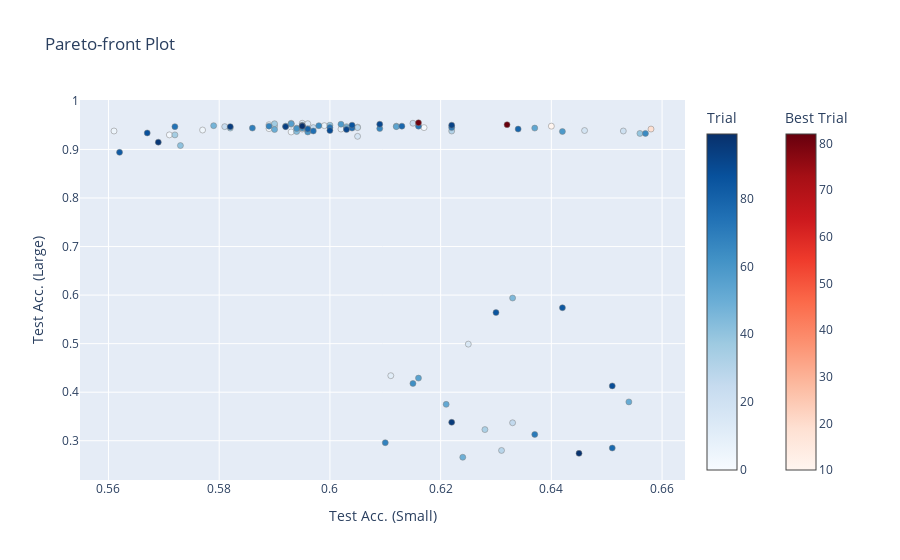

Notebook code cell kept with this figure:
### Code cell
fig = optuna.visualization.plot_pareto_front(
    study, target_names=["Test Acc. (Small)", "Test Acc. (Large)"]
)
fig.show()

### Figure 1 — Plotly figure (JSON) as saved in the notebook; plotly's stock layout.template omitted (floating-point values rounded to 4 significant figures)
{"data": [{"hovertemplate": "%{text}<extra>Trial</extra>", "marker": {"color": [0, 1, 2, 3, 4, 5, 6, 7, 8, 9, 11, 12, 13, 14, 15, 16, 17, 18, 20, 21, 22, 23, 24, 25, 26, 27, 28, 29, 30, 31, 32, 33, 34, 35, 36, 37, 38, 39, 40, 41, 42, 43, 44, 45, 46, 47, 48, 49, 50, 51, 52, 53, 54, 55, 56, 57, 58, 59, 60, 61, 62, 63, 64, 65, 66, 67, 68, 69, 70, 71, 72, 73, 74, 75, 76, 77, 78, 79, 80, 83, 84, 85, 86, 87, 88, 89, 90, 91, 92, 93, 94, 95, 96, 97, 98, 99], "colorbar": {"title": {"text": "Trial"}}, "colorscale": [[0, "rgb(247,251,255)"], [0.125, "rgb(222,235,247)"], [0.25, "rgb(198,219,239)"], [0.375, "rgb(158,202,225)"], [0.5, "rgb(107,174,214)"], [0.625, "rgb(66,146,198)"], [0.75, "rgb(33,113,181)"], [0.875, "rgb(8,81,156)"], [1, "rgb(8,48,107)"]], "line": {"color": "Grey", "width": 0.5}}, "mode": "markers", "showlegend": false, "text": ["{<br>  \"number\": 0,<br>  \"values\": [<br>    0.589,<br>    0.943<br>  ],<br>  \"params\": {<br>    \"lr\": 0.022152492859810795,<br>    \"max_depth\": 4,<br>    \"max_iter\": 300,<br>    \"min_samples_leaf\": 5<br>  }<br>}", "{<br>  \"number\": 1,<br>  \"values\": [<br>    0.617,<br>    0.945<br>  ],<br>  \"params\": {<br>    \"lr\": 0.5588432346491295,<br>    \"max_depth\": 3,<br>    \"max_iter\": 125,<br>    \"min_samples_leaf\": 5<br>  }<br>}", "{<br>  \"number\": 2,<br>  \"values\": [<br>    0.571,<br>    0.93<br>  ],<br>  \"params\": {<br>    \"lr\": 0.010923514421727223,<br>    \"max_depth\": 5,<br>    \"max_iter\": 225,<br>    \"min_samples_leaf\": 5<br>  }<br>}", "{<br>  \"number\": 3,<br>  \"values\": [<br>    0.593,<br>    0.936<br>  ],<br>  \"params\": {<br>    \"lr\": 0.3183816255672443,<br>    \"max_depth\": 6,<br>    \"max_iter\": 300,<br>    \"min_samples_leaf\": 5<br>  }<br>}", "{<br>  \"number\": 4,<br>  \"values\": [<br>    0.577,<br>    0.94<br>  ],<br>  \"params\": {<br>    \"lr\": 0.3916630520281189,<br>    \"max_depth\": 6,<br>    \"max_iter\": 150,<br>    \"min_samples_leaf\": 5<br>  }<br>}", "{<br>  \"number\": 5,<br>  \"values\": [<br>    0.561,<br>    0.938<br>  ],<br>  \"params\": {<br>    \"lr\": 0.03927857024035932,<br>    \"max_depth\": 4,<br>    \"max_iter\": 100,<br>    \"min_samples_leaf\": 5<br>  }<br>}", "{<br>  \"number\": 6,<br>  \"values\": [<br>    0.589,<br>    0.951<br>  ],<br>  \"params\": {<br>    \"lr\": 0.34499648258524634,<br>    \"max_depth\": 3,<br>    \"max_iter\": 175,<br>    \"min_samples_leaf\": 5<br>  }<br>}", "{<br>  \"number\": 7,<br>  \"values\": [<br>    0.599,<br>    0.949<br>  ],<br>  \"params\": {<br>    \"lr\": 0.04990415124785139,<br>    \"max_depth\": 5,<br>    \"max_iter\": 150,<br>    \"min_samples_leaf\": 5<br>  }<br>}", "{<br>  \"number\": 8,<br>  \"values\": [<br>    0.605,<br>    0.946<br>  ],<br>  \"params\": {<br>    \"lr\": 0.2649914629514397,<br>    \"max_depth\": 4,<br>    \"max_iter\": 225,<br>    \"min_samples_leaf\": 5<br>  }<br>}", "{<br>  \"number\": 9,<br>  \"values\": [<br>    0.602,<br>    0.942<br>  ],<br>  \"params\": {<br>    \"lr\": 0.07457001075515385,<br>    \"max_depth\": null,<br>    \"max_iter\": 300,<br>    \"min_samples_leaf\": 5<br>  }<br>}", "{<br>  \"number\": 11,<br>  \"values\": [<br>    0.611,<br>    0.434<br>  ],<br>  \"params\": {<br>    \"lr\": 0.9736358867039441,<br>    \"max_depth\": 3,<br>    \"max_iter\": 175,<br>    \"min_samples_leaf\": 5<br>  }<br>}", "{<br>  \"number\": 12,<br>  \"values\": [<br>    0.595,<br>    0.954<br>  ],<br>  \"params\": {<br>    \"lr\": 0.14964279738546846,<br>    \"max_depth\": 3,<br>    \"max_iter\": 100,<br>    \"min_samples_leaf\": 5<br>  }<br>}", "{<br>  \"number\": 13,<br>  \"values\": [<br>    0.596,<br>    0.953<br>  ],<br>  \"params\": {<br>    \"lr\": 0.14646277048695078,<br>    \"max_depth\": 3,<br>    \"max_iter\": 100,<br>    \"min_samples_leaf\": 5<br>  }<br>}", "{<br>  \"number\": 14,<br>  \"values\": [<br>    0.595,<br>    0.942<br>  ],<br>  \"params\": {<br>    \"lr\": 0.1578910477281295,<br>    \"max_depth\": null,<br>    \"max_iter\": 100,<br>    \"min_samples_leaf\": 5<br>  }<br>}", "{<br>  \"number\": 15,<br>  \"values\": [<br>    0.625,<br>    0.499<br>  ],<br>  \"params\": {<br>    \"lr\": 0.929894805722386,<br>    \"max_depth\": 3,<br>    \"max_iter\": 125,<br>    \"min_samples_leaf\": 5<br>  }<br>}", "{<br>  \"number\": 16,<br>  \"values\": [<br>    0.593,<br>    0.954<br>  ],<br>  \"params\": {<br>    \"lr\": 0.15750276196152938,<br>    \"max_depth\": 3,<br>    \"max_iter\": 250,<br>    \"min_samples_leaf\": 5<br>  }<br>}", "{<br>  \"number\": 17,<br>  \"values\": [<br>    0.605,<br>    0.927<br>  ],<br>  \"params\": {<br>    \"lr\": 0.49941401867535395,<br>    \"max_depth\": null,<br>    \"max_iter\": 125,<br>    \"min_samples_leaf\": 5<br>  }<br>}", "{<br>  \"number\": 18,<br>  \"values\": [<br>    0.646,<br>    0.939<br>  ],<br>  \"params\": {<br>    \"lr\": 0.6491804368152294,<br>    \"max_depth\": 6,<br>    \"max_iter\": 150,<br>    \"min_samples_leaf\": 5<br>  }<br>}", "{<br>  \"number\": 20,<br>  \"values\": [<br>    0.594,<br>    0.944<br>  ],<br>  \"params\": {<br>    \"lr\": 0.20425337789161904,<br>    \"max_depth\": 6,<br>    \"max_iter\": 250,<br>    \"min_samples_leaf\": 5<br>  }<br>}", "{<br>  \"number\": 21,<br>  \"values\": [<br>    0.653,<br>    0.938<br>  ],<br>  \"params\": {<br>    \"lr\": 0.6553674450732493,<br>    \"max_depth\": 6,<br>    \"max_iter\": 200,<br>    \"min_samples_leaf\": 5<br>  }<br>}", "{<br>  \"number\": 22,<br>  \"values\": [<br>    0.596,<br>    0.943<br>  ],<br>  \"params\": {<br>    \"lr\": 0.10429005705105557,<br>    \"max_depth\": 6,<br>    \"max_iter\": 200,<br>    \"min_samples_leaf\": 5<br>  }<br>}", "{<br>  \"number\": 23,<br>  \"values\": [<br>    0.615,<br>    0.954<br>  ],<br>  \"params\": {<br>    \"lr\": 0.4058565313415915,<br>    \"max_depth\": 6,<br>    \"max_iter\": 275,<br>    \"min_samples_leaf\": 5<br>  }<br>}", "{<br>  \"number\": 24,<br>  \"values\": [<br>    0.581,<br>    0.947<br>  ],<br>  \"params\": {<br>    \"lr\": 0.4692853835105396,<br>    \"max_depth\": 6,<br>    \"max_iter\": 275,<br>    \"min_samples_leaf\": 5<br>  }<br>}", "{<br>  \"number\": 25,<br>  \"values\": [<br>    0.597,<br>    0.945<br>  ],<br>  \"params\": {<br>    \"lr\": 0.2664071556900821,<br>    \"max_depth\": 6,<br>    \"max_iter\": 225,<br>    \"min_samples_leaf\": 5<br>  }<br>}", "{<br>  \"number\": 26,<br>  \"values\": [<br>    0.633,<br>    0.337<br>  ],<br>  \"params\": {<br>    \"lr\": 0.7577362859412167,<br>    \"max_depth\": 5,<br>    \"max_iter\": 175,<br>    \"min_samples_leaf\": 5<br>  }<br>}", "{<br>  \"number\": 27,<br>  \"values\": [<br>    0.59,<br>    0.948<br>  ],<br>  \"params\": {<br>    \"lr\": 0.3656593415630692,<br>    \"max_depth\": 6,<br>    \"max_iter\": 250,<br>    \"min_samples_leaf\": 5<br>  }<br>}", "{<br>  \"number\": 28,<br>  \"values\": [<br>    0.605,<br>    0.945<br>  ],<br>  \"params\": {<br>    \"lr\": 0.48089036585047973,<br>    \"max_depth\": 6,<br>    \"max_iter\": 275,<br>    \"min_samples_leaf\": 5<br>  }<br>}", "{<br>  \"number\": 29,<br>  \"values\": [<br>    0.631,<br>    0.28<br>  ],<br>  \"params\": {<br>    \"lr\": 0.7561117115910967,<br>    \"max_depth\": 4,<br>    \"max_iter\": 200,<br>    \"min_samples_leaf\": 5<br>  }<br>}", "{<br>  \"number\": 30,<br>  \"values\": [<br>    0.593,<br>    0.952<br>  ],<br>  \"params\": {<br>    \"lr\": 0.23567826918888915,<br>    \"max_depth\": 5,<br>    \"max_iter\": 275,<br>    \"min_samples_leaf\": 5<br>  }<br>}", "{<br>  \"number\": 31,<br>  \"values\": [<br>    0.622,<br>    0.938<br>  ],<br>  \"params\": {<br>    \"lr\": 0.6423114657366095,<br>    \"max_depth\": 6,<br>    \"max_iter\": 200,<br>    \"min_samples_leaf\": 5<br>  }<br>}", "{<br>  \"number\": 32,<br>  \"values\": [<br>    0.603,<br>    0.947<br>  ],<br>  \"params\": {<br>    \"lr\": 0.48252313234220656,<br>    \"max_depth\": 6,<br>    \"max_iter\": 125,<br>    \"min_samples_leaf\": 5<br>  }<br>}", "{<br>  \"number\": 33,<br>  \"values\": [<br>    0.628,<br>    0.323<br>  ],<br>  \"params\": {<br>    \"lr\": 0.938338682884491,<br>    \"max_depth\": 6,<br>    \"max_iter\": 225,<br>    \"min_samples_leaf\": 5<br>  }<br>}", "{<br>  \"number\": 34,<br>  \"values\": [<br>    0.596,<br>    0.94<br>  ],<br>  \"params\": {<br>    \"lr\": 0.576961825313236,<br>    \"max_depth\": null,<br>    \"max_iter\": 300,<br>    \"min_samples_leaf\": 5<br>  }<br>}", "{<br>  \"number\": 35,<br>  \"values\": [<br>    0.572,<br>    0.93<br>  ],<br>  \"params\": {<br>    \"lr\": 0.012688020241988026,<br>    \"max_depth\": 6,<br>    \"max_iter\": 150,<br>    \"min_samples_leaf\": 5<br>  }<br>}", "{<br>  \"number\": 36,<br>  \"values\": [<br>    0.59,<br>    0.953<br>  ],<br>  \"params\": {<br>    \"lr\": 0.38428309084598317,<br>    \"max_depth\": 4,<br>    \"max_iter\": 175,<br>    \"min_samples_leaf\": 5<br>  }<br>}", "{<br>  \"number\": 37,<br>  \"values\": [<br>    0.596,<br>    0.939<br>  ],<br>  \"params\": {<br>    \"lr\": 0.2922648676199514,<br>    \"max_depth\": 6,<br>    \"max_iter\": 250,<br>    \"min_samples_leaf\": 5<br>  }<br>}", "{<br>  \"number\": 38,<br>  \"values\": [<br>    0.582,<br>    0.944<br>  ],<br>  \"params\": {<br>    \"lr\": 0.38989485023221,<br>    \"max_depth\": 5,<br>    \"max_iter\": 275,<br>    \"min_samples_leaf\": 5<br>  }<br>}", "{<br>  \"number\": 39,<br>  \"values\": [<br>    0.656,<br>    0.933<br>  ],<br>  \"params\": {<br>    \"lr\": 0.7175755583665615,<br>    \"max_depth\": 6,<br>    \"max_iter\": 150,<br>    \"min_samples_leaf\": 5<br>  }<br>}", "{<br>  \"number\": 40,<br>  \"values\": [<br>    0.6,<br>    0.95<br>  ],<br>  \"params\": {<br>    \"lr\": 0.5718557352722101,<br>    \"max_depth\": 4,<br>    \"max_iter\": 200,<br>    \"min_samples_leaf\": 5<br>  }<br>}", "{<br>  \"number\": 41,<br>  \"values\": [<br>    0.573,<br>    0.908<br>  ],<br>  \"params\": {<br>    \"lr\": 0.018771154788345967,<br>    \"max_depth\": 3,<br>    \"max_iter\": 100,<br>    \"min_samples_leaf\": 5<br>  }<br>}", "{<br>  \"number\": 42,<br>  \"values\": [<br>    0.595,<br>    0.95<br>  ],<br>  \"params\": {<br>    \"lr\": 0.03373775299835406,<br>    \"max_depth\": 3,<br>    \"max_iter\": 225,<br>    \"min_samples_leaf\": 5<br>  }<br>}", "{<br>  \"number\": 43,<br>  \"values\": [<br>    0.594,<br>    0.937<br>  ],<br>  \"params\": {<br>    \"lr\": 0.34672666973293886,<br>    \"max_depth\": null,<br>    \"max_iter\": 125,<br>    \"min_samples_leaf\": 5<br>  }<br>}", "{<br>  \"number\": 44,<br>  \"values\": [<br>    0.595,<br>    0.948<br>  ],<br>  \"params\": {<br>    \"lr\": 0.0771398846452124,<br>    \"max_depth\": 5,<br>    \"max_iter\": 100,<br>    \"min_samples_leaf\": 5<br>  }<br>}", "{<br>  \"number\": 45,<br>  \"values\": [<br>    0.633,<br>    0.594<br>  ],<br>  \"params\": {<br>    \"lr\": 0.7688416494658344,<br>    \"max_depth\": 3,<br>    \"max_iter\": 175,<br>    \"min_samples_leaf\": 5<br>  }<br>}", "{<br>  \"number\": 46,<br>  \"values\": [<br>    0.612,<br>    0.948<br>  ],<br>  \"params\": {<br>    \"lr\": 0.44016843595671024,<br>    \"max_depth\": 6,<br>    \"max_iter\": 125,<br>    \"min_samples_leaf\": 5<br>  }<br>}", "{<br>  \"number\": 47,<br>  \"values\": [<br>    0.579,<br>    0.949<br>  ],<br>  \"params\": {<br>    \"lr\": 0.30561111457565754,<br>    \"max_depth\": 4,<br>    \"max_iter\": 100,<br>    \"min_samples_leaf\": 5<br>  }<br>}", "{<br>  \"number\": 48,<br>  \"values\": [<br>    0.603,<br>    0.945<br>  ],<br>  \"params\": {<br>    \"lr\": 0.5576951500042368,<br>    \"max_depth\": 3,<br>    \"max_iter\": 150,<br>    \"min_samples_leaf\": 5<br>  }<br>}", "{<br>  \"number\": 49,<br>  \"values\": [<br>    0.624,<br>    0.266<br>  ],<br>  \"params\": {<br>    \"lr\": 0.7978304340835519,<br>    \"max_depth\": null,<br>    \"max_iter\": 300,<br>    \"min_samples_leaf\": 5<br>  }<br>}", "{<br>  \"number\": 50,<br>  \"values\": [<br>    0.59,<br>    0.941<br>  ],<br>  \"params\": {<br>    \"lr\": 0.2192352486743132,<br>    \"max_depth\": 6,<br>    \"max_iter\": 175,<br>    \"min_samples_leaf\": 5<br>  }<br>}", "{<br>  \"number\": 51,<br>  \"values\": [<br>    0.654,<br>    0.38<br>  ],<br>  \"params\": {<br>    \"lr\": 0.6889354570003848,<br>    \"max_depth\": 3,<br>    \"max_iter\": 150,<br>    \"min_samples_leaf\": 5<br>  }<br>}", "{<br>  \"number\": 52,<br>  \"values\": [<br>    0.621,<br>    0.375<br>  ],<br>  \"params\": {<br>    \"lr\": 0.8678525385941311,<br>    \"max_depth\": 6,<br>    \"max_iter\": 200,<br>    \"min_samples_leaf\": 5<br>  }<br>}", "{<br>  \"number\": 53,<br>  \"values\": [<br>    0.637,<br>    0.944<br>  ],<br>  \"params\": {<br>    \"lr\": 0.6308425734101658,<br>    \"max_depth\": 3,<br>    \"max_iter\": 150,<br>    \"min_samples_leaf\": 5<br>  }<br>}", "{<br>  \"number\": 54,<br>  \"values\": [<br>    0.612,<br>    0.947<br>  ],<br>  \"params\": {<br>    \"lr\": 0.42908308771970505,<br>    \"max_depth\": 6,<br>    \"max_iter\": 175,<br>    \"min_samples_leaf\": 5<br>  }<br>}", "{<br>  \"number\": 55,<br>  \"values\": [<br>    0.616,<br>    0.429<br>  ],<br>  \"params\": {<br>    \"lr\": 0.9688884774937153,<br>    \"max_depth\": 6,<br>    \"max_iter\": 150,<br>    \"min_samples_leaf\": 5<br>  }<br>}", "{<br>  \"number\": 56,<br>  \"values\": [<br>    0.593,<br>    0.953<br>  ],<br>  \"params\": {<br>    \"lr\": 0.32005765761924204,<br>    \"max_depth\": 3,<br>    \"max_iter\": 100,<br>    \"min_samples_leaf\": 5<br>  }<br>}", "{<br>  \"number\": 57,<br>  \"values\": [<br>    0.592,<br>    0.948<br>  ],<br>  \"params\": {<br>    \"lr\": 0.1766575408909042,<br>    \"max_depth\": 6,<br>    \"max_iter\": 200,<br>    \"min_samples_leaf\": 5<br>  }<br>}", "{<br>  \"number\": 58,<br>  \"values\": [<br>    0.602,<br>    0.952<br>  ],<br>  \"params\": {<br>    \"lr\": 0.5186517451893111,<br>    \"max_depth\": 5,<br>    \"max_iter\": 175,<br>    \"min_samples_leaf\": 5<br>  }<br>}", "{<br>  \"number\": 59,<br>  \"values\": [<br>    0.642,<br>    0.937<br>  ],<br>  \"params\": {<br>    \"lr\": 0.6738498741044442,<br>    \"max_depth\": 6,<br>    \"max_iter\": 125,<br>    \"min_samples_leaf\": 5<br>  }<br>}", "{<br>  \"number\": 60,<br>  \"values\": [<br>    0.596,<br>    0.936<br>  ],<br>  \"params\": {<br>    \"lr\": 0.26453718276634863,<br>    \"max_depth\": null,<br>    \"max_iter\": 175,<br>    \"min_samples_leaf\": 5<br>  }<br>}", "{<br>  \"number\": 61,<br>  \"values\": [<br>    0.594,<br>    0.943<br>  ],<br>  \"params\": {<br>    \"lr\": 0.6100593369949523,<br>    \"max_depth\": 6,<br>    \"max_iter\": 175,<br>    \"min_samples_leaf\": 5<br>  }<br>}", "{<br>  \"number\": 62,<br>  \"values\": [<br>    0.595,<br>    0.944<br>  ],<br>  \"params\": {<br>    \"lr\": 0.1429346606997375,<br>    \"max_depth\": 6,<br>    \"max_iter\": 150,<br>    \"min_samples_leaf\": 5<br>  }<br>}", "{<br>  \"number\": 63,<br>  \"values\": [<br>    0.615,<br>    0.418<br>  ],<br>  \"params\": {<br>    \"lr\": 0.993757591143129,<br>    \"max_depth\": 4,<br>    \"max_iter\": 225,<br>    \"min_samples_leaf\": 5<br>  }<br>}", "{<br>  \"number\": 64,<br>  \"values\": [<br>    0.598,<br>    0.949<br>  ],<br>  \"params\": {<br>    \"lr\": 0.05311470818928317,<br>    \"max_depth\": 3,<br>    \"max_iter\": 250,<br>    \"min_samples_leaf\": 5<br>  }<br>}", "{<br>  \"number\": 65,<br>  \"values\": [<br>    0.657,<br>    0.933<br>  ],<br>  \"params\": {<br>    \"lr\": 0.6923301159538412,<br>    \"max_depth\": 6,<br>    \"max_iter\": 200,<br>    \"min_samples_leaf\": 5<br>  }<br>}", "{<br>  \"number\": 66,<br>  \"values\": [<br>    0.609,<br>    0.943<br>  ],<br>  \"params\": {<br>    \"lr\": 0.40237547919650185,<br>    \"max_depth\": 3,<br>    \"max_iter\": 125,<br>    \"min_samples_leaf\": 5<br>  }<br>}", "{<br>  \"number\": 67,<br>  \"values\": [<br>    0.589,<br>    0.948<br>  ],<br>  \"params\": {<br>    \"lr\": 0.467369889404281,<br>    \"max_depth\": 6,<br>    \"max_iter\": 275,<br>    \"min_samples_leaf\": 5<br>  }<br>}", "{<br>  \"number\": 68,<br>  \"values\": [<br>    0.61,<br>    0.296<br>  ],<br>  \"params\": {<br>    \"lr\": 0.8085887014275343,<br>    \"max_depth\": 6,<br>    \"max_iter\": 300,<br>    \"min_samples_leaf\": 5<br>  }<br>}", "{<br>  \"number\": 69,<br>  \"values\": [<br>    0.586,<br>    0.944<br>  ],<br>  \"params\": {<br>    \"lr\": 0.5320728775866435,<br>    \"max_depth\": 5,<br>    \"max_iter\": 200,<br>    \"min_samples_leaf\": 5<br>  }<br>}", "{<br>  \"number\": 70,<br>  \"values\": [<br>    0.622,<br>    0.945<br>  ],<br>  \"params\": {<br>    \"lr\": 0.6123470750150602,<br>    \"max_depth\": 3,<br>    \"max_iter\": 100,<br>    \"min_samples_leaf\": 5<br>  }<br>}", "{<br>  \"number\": 71,<br>  \"values\": [<br>    0.637,<br>    0.313<br>  ],<br>  \"params\": {<br>    \"lr\": 0.8578443537830633,<br>    \"max_depth\": 6,<br>    \"max_iter\": 200,<br>    \"min_samples_leaf\": 5<br>  }<br>}", "{<br>  \"number\": 72,<br>  \"values\": [<br>    0.616,<br>    0.948<br>  ],<br>  \"params\": {<br>    \"lr\": 0.43694909255547326,<br>    \"max_depth\": 6,<br>    \"max_iter\": 125,<br>    \"min_samples_leaf\": 5<br>  }<br>}", "{<br>  \"number\": 73,<br>  \"values\": [<br>    0.6,<br>    0.945<br>  ],<br>  \"params\": {<br>    \"lr\": 0.12613564577379915,<br>    \"max_depth\": 6,<br>    \"max_iter\": 125,<br>    \"min_samples_leaf\": 5<br>  }<br>}", "{<br>  \"number\": 74,<br>  \"values\": [<br>    0.572,<br>    0.947<br>  ],<br>  \"params\": {<br>    \"lr\": 0.3588736917376656,<br>    \"max_depth\": 6,<br>    \"max_iter\": 250,<br>    \"min_samples_leaf\": 5<br>  }<br>}", "{<br>  \"number\": 75,<br>  \"values\": [<br>    0.597,<br>    0.938<br>  ],<br>  \"params\": {<br>    \"lr\": 0.18388659125798842,<br>    \"max_depth\": null,<br>    \"max_iter\": 225,<br>    \"min_samples_leaf\": 5<br>  }<br>}", "{<br>  \"number\": 76,<br>  \"values\": [<br>    0.604,<br>    0.944<br>  ],<br>  \"params\": {<br>    \"lr\": 0.5104319694709338,<br>    \"max_depth\": 4,<br>    \"max_iter\": 100,<br>    \"min_samples_leaf\": 5<br>  }<br>}", "{<br>  \"number\": 77,<br>  \"values\": [<br>    0.651,<br>    0.285<br>  ],<br>  \"params\": {<br>    \"lr\": 0.6925574360266489,<br>    \"max_depth\": 3,<br>    \"max_iter\": 175,<br>    \"min_samples_leaf\": 5<br>  }<br>}", "{<br>  \"number\": 78,<br>  \"values\": [<br>    0.613,<br>    0.948<br>  ],<br>  \"params\": {<br>    \"lr\": 0.4127120172700574,<br>    \"max_depth\": 6,<br>    \"max_iter\": 150,<br>    \"min_samples_leaf\": 5<br>  }<br>}", "{<br>  \"number\": 79,<br>  \"values\": [<br>    0.634,<br>    0.942<br>  ],<br>  \"params\": {<br>    \"lr\": 0.6195129788292959,<br>    \"max_depth\": 5,<br>    \"max_iter\": 300,<br>    \"min_samples_leaf\": 5<br>  }<br>}", "{<br>  \"number\": 80,<br>  \"values\": [<br>    0.596,<br>    0.942<br>  ],<br>  \"params\": {<br>    \"lr\": 0.2396275760001891,<br>    \"max_depth\": 6,<br>    \"max_iter\": 200,<br>    \"min_samples_leaf\": 5<br>  }<br>}", "{<br>  \"number\": 83,<br>  \"values\": [<br>    0.562,<br>    0.894<br>  ],<br>  \"params\": {<br>    \"lr\": 0.012002779115509836,<br>    \"max_depth\": 3,<br>    \"max_iter\": 100,<br>    \"min_samples_leaf\": 5<br>  }<br>}", "{<br>  \"number\": 84,<br>  \"values\": [<br>    0.642,<br>    0.574<br>  ],<br>  \"params\": {<br>    \"lr\": 0.7369274366796441,<br>    \"max_depth\": 3,<br>    \"max_iter\": 100,<br>    \"min_samples_leaf\": 5<br>  }<br>}", "{<br>  \"number\": 85,<br>  \"values\": [<br>    0.63,<br>    0.564<br>  ],<br>  \"params\": {<br>    \"lr\": 0.8576190861994535,<br>    \"max_depth\": 3,<br>    \"max_iter\": 150,<br>    \"min_samples_leaf\": 5<br>  }<br>}", "{<br>  \"number\": 86,<br>  \"values\": [<br>    0.604,<br>    0.95<br>  ],<br>  \"params\": {<br>    \"lr\": 0.5541206219300793,<br>    \"max_depth\": 3,<br>    \"max_iter\": 175,<br>    \"min_samples_leaf\": 5<br>  }<br>}", "{<br>  \"number\": 87,<br>  \"values\": [<br>    0.567,<br>    0.934<br>  ],<br>  \"params\": {<br>    \"lr\": 0.023168539558823645,<br>    \"max_depth\": 3,<br>    \"max_iter\": 125,<br>    \"min_samples_leaf\": 5<br>  }<br>}", "{<br>  \"number\": 88,<br>  \"values\": [<br>    0.651,<br>    0.413<br>  ],<br>  \"params\": {<br>    \"lr\": 0.6718958156787059,<br>    \"max_depth\": 4,<br>    \"max_iter\": 100,<br>    \"min_samples_leaf\": 5<br>  }<br>}", "{<br>  \"number\": 89,<br>  \"values\": [<br>    0.6,<br>    0.939<br>  ],<br>  \"params\": {<br>    \"lr\": 0.0949656878016342,<br>    \"max_depth\": null,<br>    \"max_iter\": 175,<br>    \"min_samples_leaf\": 5<br>  }<br>}", "{<br>  \"number\": 90,<br>  \"values\": [<br>    0.609,<br>    0.952<br>  ],<br>  \"params\": {<br>    \"lr\": 0.47836196500936773,<br>    \"max_depth\": 3,<br>    \"max_iter\": 150,<br>    \"min_samples_leaf\": 5<br>  }<br>}", "{<br>  \"number\": 91,<br>  \"values\": [<br>    0.603,<br>    0.941<br>  ],<br>  \"params\": {<br>    \"lr\": 0.5956804435983271,<br>    \"max_depth\": 3,<br>    \"max_iter\": 100,<br>    \"min_samples_leaf\": 5<br>  }<br>}", "{<br>  \"number\": 92,<br>  \"values\": [<br>    0.622,<br>    0.95<br>  ],<br>  \"params\": {<br>    \"lr\": 0.6145979473777285,<br>    \"max_depth\": 3,<br>    \"max_iter\": 100,<br>    \"min_samples_leaf\": 5<br>  }<br>}", "{<br>  \"number\": 93,<br>  \"values\": [<br>    0.592,<br>    0.947<br>  ],<br>  \"params\": {<br>    \"lr\": 0.3410181309912748,<br>    \"max_depth\": 5,<br>    \"max_iter\": 125,<br>    \"min_samples_leaf\": 5<br>  }<br>}", "{<br>  \"number\": 94,<br>  \"values\": [<br>    0.582,<br>    0.947<br>  ],<br>  \"params\": {<br>    \"lr\": 0.3816461350527022,<br>    \"max_depth\": 4,<br>    \"max_iter\": 100,<br>    \"min_samples_leaf\": 5<br>  }<br>}", "{<br>  \"number\": 95,<br>  \"values\": [<br>    0.622,<br>    0.338<br>  ],<br>  \"params\": {<br>    \"lr\": 0.754836471203566,<br>    \"max_depth\": null,<br>    \"max_iter\": 100,<br>    \"min_samples_leaf\": 5<br>  }<br>}", "{<br>  \"number\": 96,<br>  \"values\": [<br>    0.569,<br>    0.915<br>  ],<br>  \"params\": {<br>    \"lr\": 0.010578815554784867,<br>    \"max_depth\": 3,<br>    \"max_iter\": 225,<br>    \"min_samples_leaf\": 5<br>  }<br>}", "{<br>  \"number\": 97,<br>  \"values\": [<br>    0.595,<br>    0.949<br>  ],<br>  \"params\": {<br>    \"lr\": 0.0635467343178249,<br>    \"max_depth\": 6,<br>    \"max_iter\": 200,<br>    \"min_samples_leaf\": 5<br>  }<br>}", "{<br>  \"number\": 98,<br>  \"values\": [<br>    0.645,<br>    0.274<br>  ],<br>  \"params\": {<br>    \"lr\": 0.6395402474204139,<br>    \"max_depth\": 3,<br>    \"max_iter\": 175,<br>    \"min_samples_leaf\": 5<br>  }<br>}", "{<br>  \"number\": 99,<br>  \"values\": [<br>    0.595,<br>    0.948<br>  ],<br>  \"params\": {<br>    \"lr\": 0.2869676933009884,<br>    \"max_depth\": 5,<br>    \"max_iter\": 100,<br>    \"min_samples_leaf\": 5<br>  }<br>}"], "type": "scatter", "x": [0.589, 0.617, 0.571, 0.593, 0.577, 0.561, 0.589, 0.599, 0.605, 0.602, 0.611, 0.595, 0.596, 0.595, 0.625, 0.593, 0.605, 0.646, 0.594, 0.653, 0.596, 0.615, 0.581, 0.597, 0.633, 0.59, 0.605, 0.631, 0.593, 0.622, 0.603, 0.628, 0.596, 0.572, 0.59, 0.596, 0.582, 0.656, 0.6, 0.573, 0.595, 0.594, 0.595, 0.633, 0.612, 0.579, 0.603, 0.624, 0.59, 0.654, 0.621, 0.637, 0.612, 0.616, 0.593, 0.592, 0.602, 0.642, 0.596, 0.594, 0.595, 0.615, 0.598, 0.657, 0.609, 0.589, 0.61, 0.586, 0.622, 0.637, 0.616, 0.6, 0.572, 0.597, 0.604, 0.651, 0.613, 0.634, 0.596, 0.562, 0.642, 0.63, 0.604, 0.567, 0.651, 0.6, 0.609, 0.603, 0.622, 0.592, 0.582, 0.622, 0.569, 0.595, 0.645, 0.595], "y": [0.943, 0.945, 0.93, 0.936, 0.94, 0.938, 0.951, 0.949, 0.946, 0.942, 0.434, 0.954, 0.953, 0.942, 0.499, 0.954, 0.927, 0.939, 0.944, 0.938, 0.943, 0.954, 0.947, 0.945, 0.337, 0.948, 0.945, 0.28, 0.952, 0.938, 0.947, 0.323, 0.94, 0.93, 0.953, 0.939, 0.944, 0.933, 0.95, 0.908, 0.95, 0.937, 0.948, 0.594, 0.948, 0.949, 0.945, 0.266, 0.941, 0.38, 0.375, 0.944, 0.947, 0.429, 0.953, 0.948, 0.952, 0.937, 0.936, 0.943, 0.944, 0.418, 0.949, 0.933, 0.943, 0.948, 0.296, 0.944, 0.945, 0.313, 0.948, 0.945, 0.947, 0.938, 0.944, 0.285, 0.948, 0.942, 0.942, 0.894, 0.574, 0.564, 0.95, 0.934, 0.413, 0.939, 0.952, 0.941, 0.95, 0.947, 0.947, 0.338, 0.915, 0.949, 0.274, 0.948]}, {"hovertemplate": "%{text}<extra>Best Trial</extra>", "marker": {"color": [10, 19, 81, 82], "colorbar": {"title": {"text": "Best Trial"}, "x": 1.1, "xpad": 40}, "colorscale": [[0, "rgb(255,245,240)"], [0.125, "rgb(254,224,210)"], [0.25, "rgb(252,187,161)"], [0.375, "rgb(252,146,114)"], [0.5, "rgb(251,106,74)"], [0.625, "rgb(239,59,44)"], [0.75, "rgb(203,24,29)"], [0.875, "rgb(165,15,21)"], [1, "rgb(103,0,13)"]], "line": {"color": "Grey", "width": 0.5}}, "mode": "markers", "showlegend": false, "text": ["{<br>  \"number\": 10,<br>  \"values\": [<br>    0.64,<br>    0.948<br>  ],<br>  \"params\": {<br>    \"lr\": 0.6258808350029673,<br>    \"max_depth\": 3,<br>    \"max_iter\": 100,<br>    \"min_samples_leaf\": 5<br>  }<br>}", "{<br>  \"number\": 19,<br>  \"values\": [<br>    0.658,<br>    0.942<br>  ],<br>  \"params\": {<br>    \"lr\": 0.6574488972198206,<br>    \"max_depth\": 6,<br>    \"max_iter\": 175,<br>    \"min_samples_leaf\": 5<br>  }<br>}", "{<br>  \"number\": 81,<br>  \"values\": [<br>    0.616,<br>    0.955<br>  ],<br>  \"params\": {<br>    \"lr\": 0.5262970561383421,<br>    \"max_depth\": 3,<br>    \"max_iter\": 100,<br>    \"min_samples_leaf\": 5<br>  }<br>}", "{<br>  \"number\": 82,<br>  \"values\": [<br>    0.632,<br>    0.951<br>  ],<br>  \"params\": {<br>    \"lr\": 0.6289616701776446,<br>    \"max_depth\": 3,<br>    \"max_iter\": 100,<br>    \"min_samples_leaf\": 5<br>  }<br>}"], "type": "scatter", "x": [0.64, 0.658, 0.616, 0.632], "y": [0.948, 0.942, 0.955, 0.951]}], "layout": {"title": {"text": "Pareto-front Plot"}, "xaxis": {"title": {"text": "Test Acc. (Small)"}}, "yaxis": {"title": {"text": "Test Acc. (Large)"}}}}
